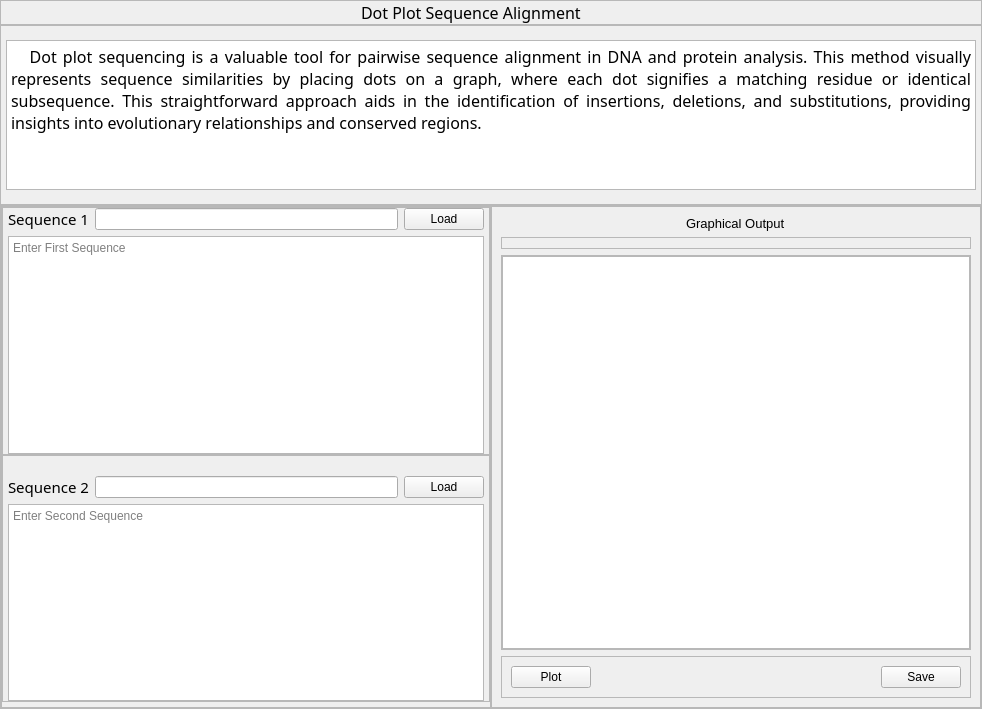
<?xml version="1.0" encoding="UTF-8"?>
<ui version="4.0">
 <class>Form</class>
 <widget class="QWidget" name="Form">
  <property name="geometry">
   <rect>
    <x>0</x>
    <y>0</y>
    <width>982</width>
    <height>709</height>
   </rect>
  </property>
  <property name="windowTitle">
   <string>Form</string>
  </property>
  <layout class="QVBoxLayout" name="verticalLayout_2">
   <property name="spacing">
    <number>0</number>
   </property>
   <property name="leftMargin">
    <number>0</number>
   </property>
   <property name="topMargin">
    <number>0</number>
   </property>
   <property name="rightMargin">
    <number>0</number>
   </property>
   <property name="bottomMargin">
    <number>0</number>
   </property>
   <item>
    <widget class="QFrame" name="title">
     <property name="sizePolicy">
      <sizepolicy hsizetype="Preferred" vsizetype="Preferred">
       <horstretch>0</horstretch>
       <verstretch>0</verstretch>
      </sizepolicy>
     </property>
     <property name="frameShape">
      <enum>QFrame::StyledPanel</enum>
     </property>
     <property name="frameShadow">
      <enum>QFrame::Raised</enum>
     </property>
     <layout class="QGridLayout" name="gridLayout_6">
      <property name="leftMargin">
       <number>0</number>
      </property>
      <property name="topMargin">
       <number>0</number>
      </property>
      <property name="rightMargin">
       <number>0</number>
      </property>
      <property name="bottomMargin">
       <number>0</number>
      </property>
      <property name="spacing">
       <number>0</number>
      </property>
      <item row="0" column="0" alignment="Qt::AlignHCenter">
       <widget class="QLabel" name="label">
        <property name="font">
         <font>
          <family>Noto Sans</family>
          <pointsize>12</pointsize>
         </font>
        </property>
        <property name="text">
         <string>Dot Plot Sequence Alignment</string>
        </property>
       </widget>
      </item>
      <item row="0" column="1">
       <widget class="QLabel" name="label_5">
        <property name="maximumSize">
         <size>
          <width>40</width>
          <height>40</height>
         </size>
        </property>
        <property name="text">
         <string/>
        </property>
        <property name="pixmap">
         <pixmap resource="../../static/resources_rc.qrc">:/images/images/scatter.png</pixmap>
        </property>
        <property name="scaledContents">
         <bool>true</bool>
        </property>
       </widget>
      </item>
     </layout>
    </widget>
   </item>
   <item>
    <widget class="QFrame" name="des">
     <property name="sizePolicy">
      <sizepolicy hsizetype="Expanding" vsizetype="Expanding">
       <horstretch>0</horstretch>
       <verstretch>0</verstretch>
      </sizepolicy>
     </property>
     <property name="maximumSize">
      <size>
       <width>16777215</width>
       <height>180</height>
      </size>
     </property>
     <property name="frameShape">
      <enum>QFrame::StyledPanel</enum>
     </property>
     <property name="frameShadow">
      <enum>QFrame::Raised</enum>
     </property>
     <property name="lineWidth">
      <number>0</number>
     </property>
     <layout class="QHBoxLayout" name="horizontalLayout_2">
      <property name="leftMargin">
       <number>5</number>
      </property>
      <property name="topMargin">
       <number>0</number>
      </property>
      <property name="rightMargin">
       <number>5</number>
      </property>
      <property name="bottomMargin">
       <number>0</number>
      </property>
      <item>
       <widget class="QTextBrowser" name="textBrowser">
        <property name="sizePolicy">
         <sizepolicy hsizetype="Preferred" vsizetype="Preferred">
          <horstretch>0</horstretch>
          <verstretch>0</verstretch>
         </sizepolicy>
        </property>
        <property name="maximumSize">
         <size>
          <width>16777215</width>
          <height>150</height>
         </size>
        </property>
        <property name="font">
         <font>
          <family>Noto Sans</family>
          <pointsize>12</pointsize>
         </font>
        </property>
        <property name="verticalScrollBarPolicy">
         <enum>Qt::ScrollBarAlwaysOff</enum>
        </property>
        <property name="horizontalScrollBarPolicy">
         <enum>Qt::ScrollBarAlwaysOff</enum>
        </property>
        <property name="html">
         <string>&lt;!DOCTYPE HTML PUBLIC &quot;-//W3C//DTD HTML 4.0//EN&quot; &quot;http://www.w3.org/TR/REC-html40/strict.dtd&quot;&gt;
&lt;html&gt;&lt;head&gt;&lt;meta name=&quot;qrichtext&quot; content=&quot;1&quot; /&gt;&lt;style type=&quot;text/css&quot;&gt;
p, li { white-space: pre-wrap; }
&lt;/style&gt;&lt;/head&gt;&lt;body style=&quot; font-family:'Noto Sans'; font-size:12pt; font-weight:400; font-style:normal;&quot;&gt;
&lt;p align=&quot;justify&quot; style=&quot; margin-top:0px; margin-bottom:0px; margin-left:0px; margin-right:0px; -qt-block-indent:0; text-indent:0px;&quot;&gt;&lt;span style=&quot; font-family:'PMingLiU';&quot;&gt;   Dot plot sequencing is a valuable tool for pairwise sequence alignment in DNA and protein analysis. This method visually represents sequence similarities by placing dots on a graph, where each dot signifies a matching residue or identical subsequence. This straightforward approach aids in the identification of insertions, deletions, and substitutions, providing insights into evolutionary relationships and conserved regions. &lt;/span&gt;&lt;/p&gt;&lt;/body&gt;&lt;/html&gt;</string>
        </property>
       </widget>
      </item>
     </layout>
    </widget>
   </item>
   <item>
    <widget class="QFrame" name="frame_3">
     <property name="sizePolicy">
      <sizepolicy hsizetype="Expanding" vsizetype="Expanding">
       <horstretch>0</horstretch>
       <verstretch>0</verstretch>
      </sizepolicy>
     </property>
     <property name="frameShape">
      <enum>QFrame::StyledPanel</enum>
     </property>
     <property name="frameShadow">
      <enum>QFrame::Raised</enum>
     </property>
     <layout class="QGridLayout" name="gridLayout_3">
      <property name="leftMargin">
       <number>0</number>
      </property>
      <property name="topMargin">
       <number>0</number>
      </property>
      <property name="rightMargin">
       <number>0</number>
      </property>
      <property name="bottomMargin">
       <number>0</number>
      </property>
      <property name="horizontalSpacing">
       <number>0</number>
      </property>
      <item row="0" column="0">
       <widget class="QFrame" name="frame">
        <property name="frameShape">
         <enum>QFrame::StyledPanel</enum>
        </property>
        <property name="frameShadow">
         <enum>QFrame::Raised</enum>
        </property>
        <layout class="QGridLayout" name="gridLayout">
         <property name="leftMargin">
          <number>0</number>
         </property>
         <property name="topMargin">
          <number>0</number>
         </property>
         <property name="rightMargin">
          <number>0</number>
         </property>
         <property name="bottomMargin">
          <number>5</number>
         </property>
         <property name="spacing">
          <number>0</number>
         </property>
         <item row="0" column="0">
          <widget class="QFrame" name="seq1_frame">
           <property name="frameShape">
            <enum>QFrame::StyledPanel</enum>
           </property>
           <property name="frameShadow">
            <enum>QFrame::Raised</enum>
           </property>
           <layout class="QGridLayout" name="gridLayout_4">
            <property name="leftMargin">
             <number>5</number>
            </property>
            <property name="topMargin">
             <number>0</number>
            </property>
            <property name="rightMargin">
             <number>5</number>
            </property>
            <property name="bottomMargin">
             <number>0</number>
            </property>
            <item row="0" column="0">
             <widget class="QLabel" name="label_2">
              <property name="font">
               <font>
                <family>Noto Sans</family>
                <pointsize>11</pointsize>
               </font>
              </property>
              <property name="text">
               <string>Sequence 1</string>
              </property>
             </widget>
            </item>
            <item row="0" column="1">
             <widget class="QLineEdit" name="label_seq1"/>
            </item>
            <item row="0" column="2">
             <widget class="QPushButton" name="load_seq1">
              <property name="text">
               <string>Load</string>
              </property>
              <property name="icon">
               <iconset resource="../../static/resources_rc.qrc">
                <normaloff>:/icons/icons/upload.svg</normaloff>:/icons/icons/upload.svg</iconset>
              </property>
             </widget>
            </item>
            <item row="1" column="0" colspan="3">
             <widget class="QTextEdit" name="textEdit">
              <property name="placeholderText">
               <string>Enter First Sequence</string>
              </property>
             </widget>
            </item>
           </layout>
          </widget>
         </item>
         <item row="1" column="0">
          <widget class="QFrame" name="seq2_frame">
           <property name="frameShape">
            <enum>QFrame::StyledPanel</enum>
           </property>
           <property name="frameShadow">
            <enum>QFrame::Raised</enum>
           </property>
           <layout class="QGridLayout" name="gridLayout_5">
            <property name="leftMargin">
             <number>5</number>
            </property>
            <property name="topMargin">
             <number>20</number>
            </property>
            <property name="rightMargin">
             <number>5</number>
            </property>
            <property name="bottomMargin">
             <number>0</number>
            </property>
            <item row="0" column="0">
             <widget class="QLabel" name="label_3">
              <property name="font">
               <font>
                <family>Noto Sans</family>
                <pointsize>11</pointsize>
               </font>
              </property>
              <property name="text">
               <string>Sequence 2</string>
              </property>
             </widget>
            </item>
            <item row="0" column="1">
             <widget class="QLineEdit" name="label_seq2"/>
            </item>
            <item row="0" column="2">
             <widget class="QPushButton" name="load_seq2">
              <property name="text">
               <string>Load</string>
              </property>
              <property name="icon">
               <iconset resource="../../static/resources_rc.qrc">
                <normaloff>:/icons/icons/upload.svg</normaloff>:/icons/icons/upload.svg</iconset>
              </property>
             </widget>
            </item>
            <item row="1" column="0" colspan="3">
             <widget class="QTextEdit" name="textEdit_2">
              <property name="placeholderText">
               <string>Enter Second Sequence</string>
              </property>
             </widget>
            </item>
           </layout>
          </widget>
         </item>
        </layout>
       </widget>
      </item>
      <item row="0" column="1">
       <widget class="QFrame" name="out_graph">
        <property name="sizePolicy">
         <sizepolicy hsizetype="Preferred" vsizetype="Expanding">
          <horstretch>0</horstretch>
          <verstretch>0</verstretch>
         </sizepolicy>
        </property>
        <property name="frameShape">
         <enum>QFrame::StyledPanel</enum>
        </property>
        <property name="frameShadow">
         <enum>QFrame::Raised</enum>
        </property>
        <layout class="QVBoxLayout" name="verticalLayout">
         <item alignment="Qt::AlignHCenter">
          <widget class="QLabel" name="label_4">
           <property name="font">
            <font>
             <pointsize>10</pointsize>
            </font>
           </property>
           <property name="text">
            <string>Graphical Output</string>
           </property>
          </widget>
         </item>
         <item>
          <widget class="QFrame" name="frame_8">
           <property name="font">
            <font>
             <family>Noto Sans</family>
             <pointsize>12</pointsize>
            </font>
           </property>
           <property name="frameShape">
            <enum>QFrame::StyledPanel</enum>
           </property>
           <property name="frameShadow">
            <enum>QFrame::Raised</enum>
           </property>
           <layout class="QVBoxLayout" name="verticalLayout_4">
            <property name="topMargin">
             <number>5</number>
            </property>
            <property name="bottomMargin">
             <number>5</number>
            </property>
           </layout>
          </widget>
         </item>
         <item>
          <widget class="QFrame" name="frame_9">
           <property name="sizePolicy">
            <sizepolicy hsizetype="Preferred" vsizetype="Expanding">
             <horstretch>0</horstretch>
             <verstretch>0</verstretch>
            </sizepolicy>
           </property>
           <property name="frameShape">
            <enum>QFrame::StyledPanel</enum>
           </property>
           <property name="frameShadow">
            <enum>QFrame::Raised</enum>
           </property>
           <layout class="QGridLayout" name="gridLayout_2">
            <property name="leftMargin">
             <number>0</number>
            </property>
            <property name="topMargin">
             <number>0</number>
            </property>
            <property name="rightMargin">
             <number>0</number>
            </property>
            <property name="bottomMargin">
             <number>0</number>
            </property>
            <property name="horizontalSpacing">
             <number>0</number>
            </property>
            <item row="0" column="0">
             <widget class="QGraphicsView" name="graphicsView">
              <property name="sizePolicy">
               <sizepolicy hsizetype="Expanding" vsizetype="Expanding">
                <horstretch>0</horstretch>
                <verstretch>0</verstretch>
               </sizepolicy>
              </property>
              <property name="focusPolicy">
               <enum>Qt::NoFocus</enum>
              </property>
              <property name="verticalScrollBarPolicy">
               <enum>Qt::ScrollBarAsNeeded</enum>
              </property>
              <property name="horizontalScrollBarPolicy">
               <enum>Qt::ScrollBarAsNeeded</enum>
              </property>
             </widget>
            </item>
           </layout>
          </widget>
         </item>
         <item>
          <widget class="QFrame" name="output_btns">
           <property name="frameShape">
            <enum>QFrame::StyledPanel</enum>
           </property>
           <property name="frameShadow">
            <enum>QFrame::Raised</enum>
           </property>
           <layout class="QHBoxLayout" name="horizontalLayout">
            <item>
             <widget class="QPushButton" name="plot_btn">
              <property name="text">
               <string>Plot</string>
              </property>
              <property name="icon">
               <iconset resource="../../static/resources_rc.qrc">
                <normaloff>:/icons/icons/pie-chart.svg</normaloff>:/icons/icons/pie-chart.svg</iconset>
              </property>
             </widget>
            </item>
            <item>
             <spacer name="horizontalSpacer">
              <property name="orientation">
               <enum>Qt::Horizontal</enum>
              </property>
              <property name="sizeHint" stdset="0">
               <size>
                <width>228</width>
                <height>20</height>
               </size>
              </property>
             </spacer>
            </item>
            <item>
             <widget class="QPushButton" name="save_btn">
              <property name="text">
               <string>Save</string>
              </property>
              <property name="icon">
               <iconset resource="../../static/resources_rc.qrc">
                <normaloff>:/icons/icons/save.svg</normaloff>:/icons/icons/save.svg</iconset>
              </property>
             </widget>
            </item>
           </layout>
          </widget>
         </item>
        </layout>
       </widget>
      </item>
     </layout>
    </widget>
   </item>
  </layout>
 </widget>
 <resources>
  <include location="../../static/resources_rc.qrc"/>
 </resources>
 <connections/>
</ui>
